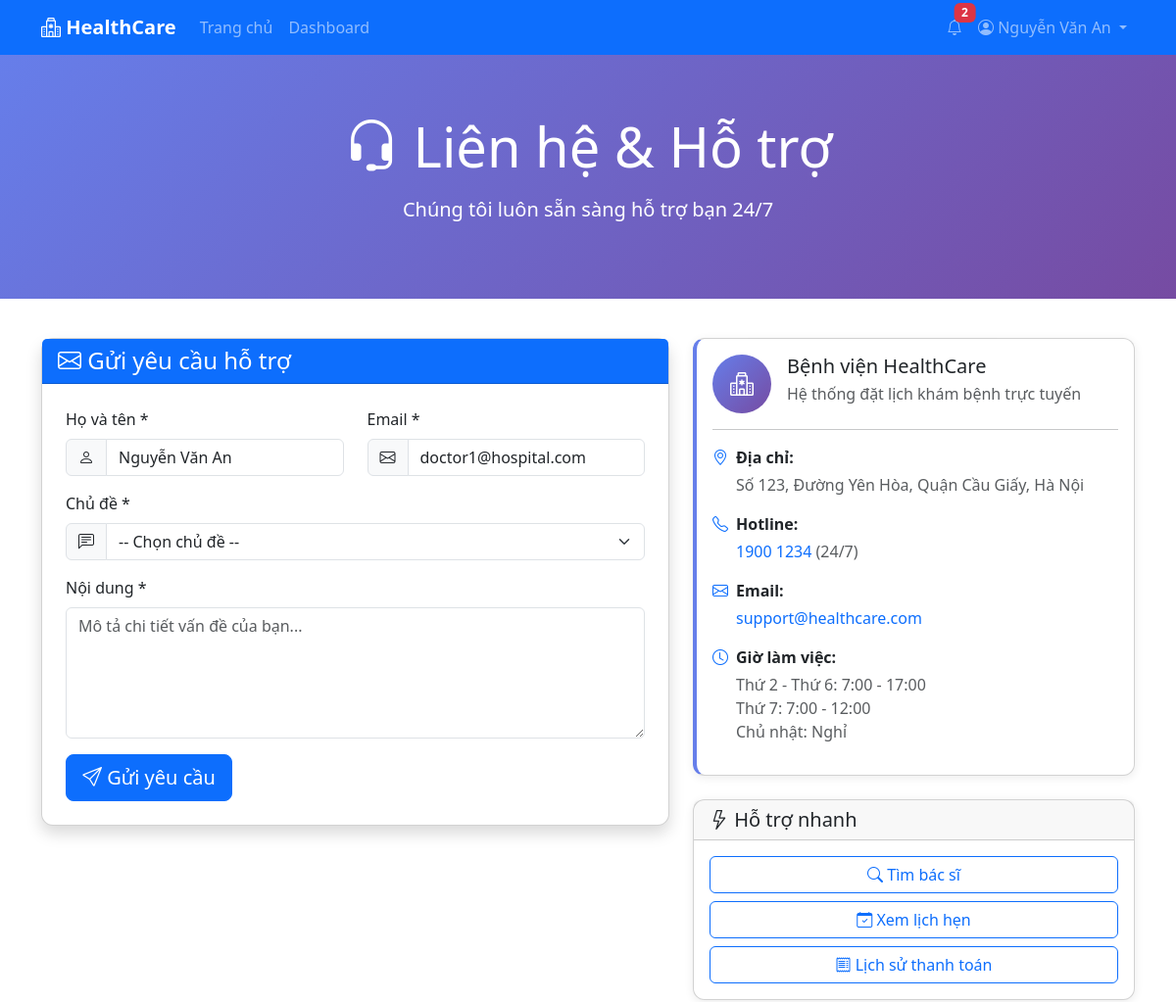
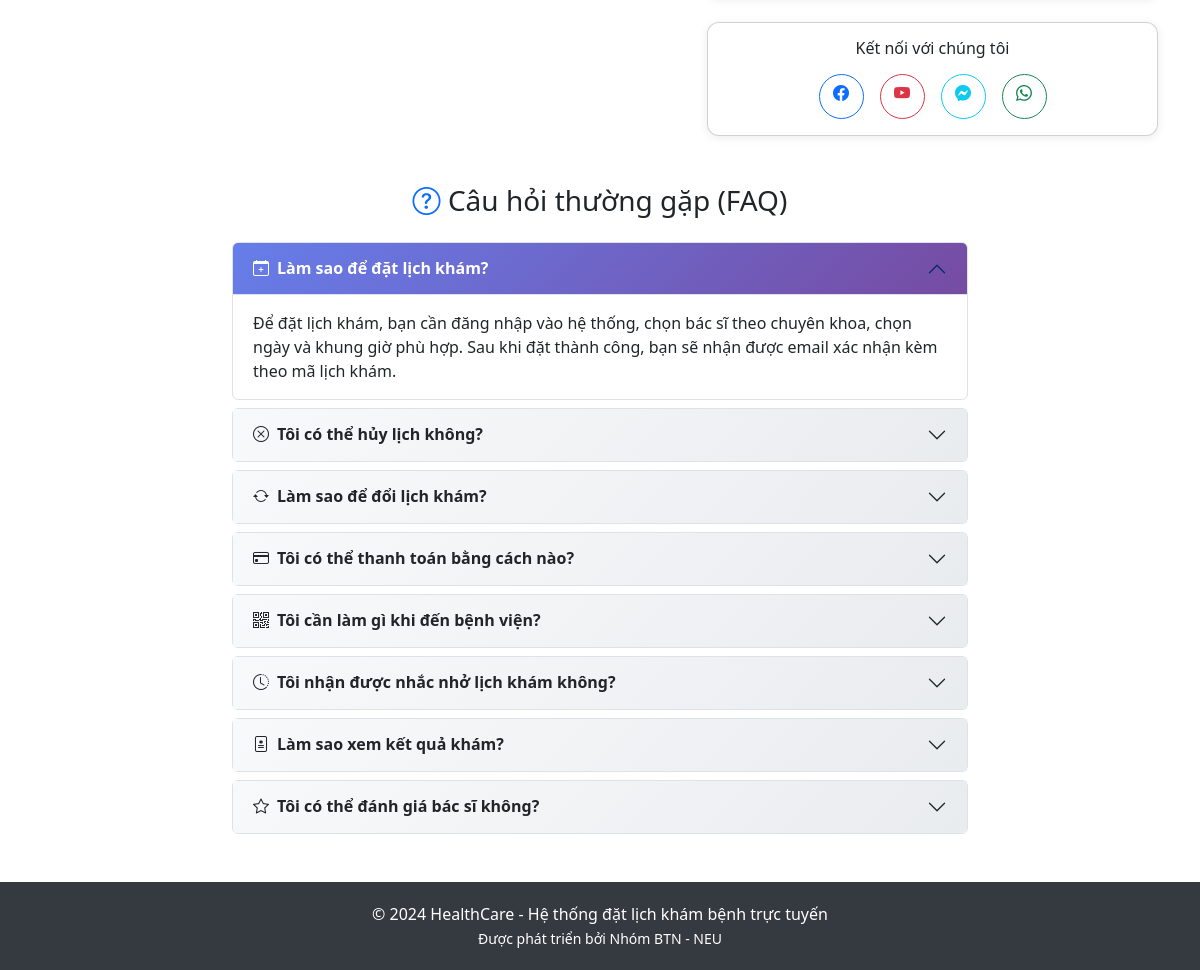
/contact/ (signed in), run on the app's committed database (2 pictures, top to bottom).
### accounts/models.py (models this page shows, shortened)
class User(AbstractUser):
    ROLE_CHOICES = [
        ('patient', 'Bệnh nhân'),
        ('doctor', 'Bác sĩ'),
        ('admin', 'Quản trị viên'),
    ]
    role = models.CharField(max_length=10, choices=ROLE_CHOICES, default='patient')
    phone = models.CharField(max_length=15, blank=True)
    address = models.TextField(blank=True)
    is_active = models.BooleanField(default=True)
    def is_patient(self):
        return self.role == 'patient'

### accounts/views.py (the view, shortened to what this page needs)
# urls.py: path('contact/', contact, name='contact'),
def contact(request):
    from django.views.decorators.http import require_http_methods
    return render(request, 'contact.html')

### templates/contact.html (shortened to what this page needs)
{% extends 'base.html' %}
{% block content %}
<section class="contact-hero">
    <div class="container text-center">
        <h1 class="display-4 mb-3"><i class="bi bi-headset"></i> Liên hệ & Hỗ trợ</h1>
        <p class="lead">Chúng tôi luôn sẵn sàng hỗ trợ bạn 24/7</p>
    </div>
</section>
<div class="container pb-5">
    <div class="row">
        <div class="col-lg-7 mb-4">
            <div class="card shadow">
                <div class="card-header bg-primary text-white">
                    <h4 class="mb-0"><i class="bi bi-envelope"></i> Gửi yêu cầu hỗ trợ</h4>
                </div>
                <div class="card-body p-4">
                    <form method="post">
                        <div class="row">
                            <div class="col-md-6 mb-3">
                                <label class="form-label">Họ và tên *</label>
                                <div class="input-group">
                                    <span class="input-group-text"><i class="bi bi-person"></i></span>
                                    <input type="text" name="name" class="form-control" required
                                           placeholder="Nhập họ tên của bạn"
                                           value="{{ request.user.get_full_name|default:'' }}">
                                </div>
                            </div>
                            <div class="col-md-6 mb-3">
                                <label class="form-label">Email *</label>
                                <div class="input-group">
                                    <span class="input-group-text"><i class="bi bi-envelope"></i></span>
                                    <input type="email" name="email" class="form-control" required
                                           placeholder="email@example.com"
                                           value="{{ request.user.email|default:'' }}">
                                </div>
                            </div>
                        </div>
                        <div class="mb-3">
                            <label class="form-label">Chủ đề *</label>
                            <div class="input-group">
                                <span class="input-group-text"><i class="bi bi-chat-left-text"></i></span>
                                <select name="subject" class="form-select" required>
                                    <option value="">-- Chọn chủ đề --</option>
                                </select>
                            </div>
                        </div>
                        <div class="mb-3">
                            <label class="form-label">Nội dung *</label>
                            <textarea name="message" class="form-control" rows="5" required
                                      placeholder="Mô tả chi tiết vấn đề của bạn..."></textarea>
                        </div>
                        <button type="submit" class="btn btn-primary btn-lg">
                            <i class="bi bi-send"></i> Gửi yêu cầu
                        </button>
                    </form>
                </div>
            </div>
        </div>
        <div class="col-lg-5">
            <div class="card mb-4 info-card">
                <div class="card-body">
                    <div class="d-flex align-items-start mb-3">
                        <div class="contact-icon me-3">
                            <i class="bi bi-hospital"></i>
                        </div>
                        <div>
                            <h5 class="mb-1">Bệnh viện HealthCare</h5>
                            <p class="text-muted mb-0">Hệ thống đặt lịch khám bệnh trực tuyến</p>
                        </div>
                    </div>
                    <hr>
                    <div class="mb-3">
                        <p class="mb-1"><i class="bi bi-geo-alt text-primary me-2"></i><strong>Địa chỉ:</strong></p>
                        <p class="text-muted ms-4">Số 123, Đường Yên Hòa, Quận Cầu Giấy, Hà Nội</p>
                    </div>
                    <div class="mb-3">
                        <p class="mb-1"><i class="bi bi-telephone text-primary me-2"></i><strong>Hotline:</strong></p>
                        <p class="ms-4">
                            <a href="tel:19001234" class="text-decoration-none">1900 1234</a>
                            <span class="text-muted">(24/7)</span>
                        </p>
                    </div>
                    <div class="mb-3">
                        <p class="mb-1"><i class="bi bi-envelope text-primary me-2"></i><strong>Email:</strong></p>
                        <p class="ms-4">
                            <a href="mailto:support@healthcare.com" class="text-decoration-none">support@healthcare.com</a>
                        </p>
                    </div>
                    <div class="mb-0">
                        <p class="mb-1"><i class="bi bi-clock text-primary me-2"></i><strong>Giờ làm việc:</strong></p>
                        <p class="text-muted ms-4">
                            Thứ 2 - Thứ 6: 7:00 - 17:00<br>
                            Thứ 7: 7:00 - 12:00<br>
                            Chủ nhật: Nghỉ
                        </p>
                    </div>
                </div>
            </div>
            <div class="card mb-4">
                <div class="card-header">
                    <h5 class="mb-0"><i class="bi bi-lightning"></i> Hỗ trợ nhanh</h5>
                </div>
                <div class="card-body">
                    <div class="d-grid gap-2">
                        <a href="{% url 'doctor_list' %}" class="btn btn-outline-primary">
                            <i class="bi bi-search"></i> Tìm bác sĩ
                        </a>
                        <a href="{% url 'my_appointments' %}" class="btn btn-outline-primary">
                            <i class="bi bi-calendar-check"></i> Xem lịch hẹn
                        </a>
                        <a href="{% url 'payment_history' %}" class="btn btn-outline-primary">
                            <i class="bi bi-receipt"></i> Lịch sử thanh toán
                        </a>
                    </div>
                </div>
            </div>
            <div class="card">
                <div class="card-body text-center">
                    <h6 class="mb-3">Kết nối với chúng tôi</h6>
                    <div class="d-flex justify-content-center gap-3">
                        <a href="#" class="btn btn-outline-primary rounded-circle" style="width: 45px; height: 45px;">
                            <i class="bi bi-facebook"></i>
                        </a>
                        <a href="#" class="btn btn-outline-danger rounded-circle" style="width: 45px; height: 45px;">
                            <i class="bi bi-youtube"></i>
                        </a>
                        <a href="#" class="btn btn-outline-info rounded-circle" style="width: 45px; height: 45px;">
                            <i class="bi bi-messenger"></i>
                        </a>
                        <a href="#" class="btn btn-outline-success rounded-circle" style="width: 45px; height: 45px;">
                            <i class="bi bi-whatsapp"></i>
                        </a>
                    </div>
                </div>
            </div>
        </div>
    </div>
    <div class="row mt-5">
        <div class="col-12">
            <h3 class="mb-4 text-center"><i class="bi bi-question-circle text-primary"></i> Câu hỏi thường gặp (FAQ)</h3>
        </div>
    </div>
    <div class="row">
        <div class="col-lg-8 mx-auto">
            <div class="accordion faq-accordion" id="faqAccordion">
                <div class="accordion-item mb-2 border rounded">
                    <h2 class="accordion-header" id="headingOne">
                        <button class="accordion-button" type="button" data-bs-toggle="collapse" data-bs-target="#collapseOne">
                            <i class="bi bi-calendar-plus me-2"></i> Làm sao để đặt lịch khám?
                        </button>
                    </h2>
                    <div id="collapseOne" class="accordion-collapse collapse show" data-bs-parent="#faqAccordion">
                        <div class="accordion-body">
                            Để đặt lịch khám, bạn cần đăng nhập vào hệ thống, chọn bác sĩ theo chuyên khoa,
                            chọn ngày và khung giờ phù hợp. Sau khi đặt thành công, bạn sẽ nhận được email xác nhận
                            kèm theo mã lịch khám.
                        </div>
                    </div>
                </div>
                <div class="accordion-item mb-2 border rounded">
                    <h2 class="accordion-header" id="headingTwo">
                        <button class="accordion-button collapsed" type="button" data-bs-toggle="collapse" data-bs-target="#collapseTwo">
                            <i class="bi bi-x-circle me-2"></i> Tôi có thể hủy lịch không?
                        </button>
                    </h2>
                </div>
                <div class="accordion-item mb-2 border rounded">
                    <h2 class="accordion-header" id="headingThree">
                        <button class="accordion-button collapsed" type="button" data-bs-toggle="collapse" data-bs-target="#collapseThree">
                            <i class="bi bi-arrow-repeat me-2"></i> Làm sao để đổi lịch khám?
                        </button>
                    </h2>
                </div>
                <div class="accordion-item mb-2 border rounded">
                    <h2 class="accordion-header" id="headingFour">
                        <button class="accordion-button collapsed" type="button" data-bs-toggle="collapse" data-bs-target="#collapseFour">
                            <i class="bi bi-credit-card me-2"></i> Tôi có thể thanh toán bằng cách nào?
                        </button>
                    </h2>
                </div>
                <div class="accordion-item mb-2 border rounded">
                    <h2 class="accordion-header" id="headingFive">
                        <button class="accordion-button collapsed" type="button" data-bs-toggle="collapse" data-bs-target="#collapseFive">
                            <i class="bi bi-qr-code me-2"></i> Tôi cần làm gì khi đến bệnh viện?
                        </button>
                    </h2>
                </div>
                <div class="accordion-item mb-2 border rounded">
                    <h2 class="accordion-header" id="headingSix">
                        <button class="accordion-button collapsed" type="button" data-bs-toggle="collapse" data-bs-target="#collapseSix">
                            <i class="bi bi-clock-history me-2"></i> Tôi nhận được nhắc nhở lịch khám không?
                        </button>
                    </h2>
                </div>
                <div class="accordion-item mb-2 border rounded">
                    <h2 class="accordion-header" id="headingSeven">
                        <button class="accordion-button collapsed" type="button" data-bs-toggle="collapse" data-bs-target="#collapseSeven">
                            <i class="bi bi-file-medical me-2"></i> Làm sao xem kết quả khám?
                        </button>
                    </h2>
                </div>
                <div class="accordion-item border rounded">
                    <h2 class="accordion-header" id="headingEight">
                        <button class="accordion-button collapsed" type="button" data-bs-toggle="collapse" data-bs-target="#collapseEight">
                            <i class="bi bi-star me-2"></i> Tôi có thể đánh giá bác sĩ không?
                        </button>
                    </h2>
                </div>
            </div>
        </div>
    </div>
</div>
{% endblock %}

### templates/base.html (shortened to what this page needs)
<!DOCTYPE html>
<html lang="vi">
<head>
    <link href="https://cdn.jsdelivr.net/npm/bootstrap@5.3.0/dist/css/bootstrap.min.css" rel="stylesheet">
    <link href="https://cdn.jsdelivr.net/npm/bootstrap-icons@1.10.0/font/bootstrap-icons.css" rel="stylesheet">
</head>
<body>
    <nav class="navbar navbar-expand-lg navbar-dark bg-primary">
        <div class="container">
            <a class="navbar-brand" href="{% url 'home' %}">
                <i class="bi bi-hospital"></i> HealthCare
            </a>
            <div class="collapse navbar-collapse" id="navbarNav">
                <ul class="navbar-nav me-auto">
                    <li class="nav-item">
                        <a class="nav-link" href="{% url 'home' %}">Trang chủ</a>
                    </li>
                    {% if user.is_authenticated %}
                        <li class="nav-item">
                            <a class="nav-link" href="{% url 'dashboard' %}">Dashboard</a>
                        </li>
                    {% endif %}
                </ul>
                <ul class="navbar-nav">
                    {% if user.is_authenticated %}
                        <li class="nav-item dropdown">
                            <a class="nav-link position-relative" href="#" id="notificationDropdown" role="button" data-bs-toggle="dropdown">
                                <i class="bi bi-bell"></i>
                                <span class="badge bg-danger notification-badge" id="notificationCount" style="display: none;">0</span>
                            </a>
                        </li>
                        <li class="nav-item dropdown">
                            <a class="nav-link dropdown-toggle" href="#" id="userDropdown" role="button" data-bs-toggle="dropdown">
                                <i class="bi bi-person-circle"></i>
                                <span class="d-none d-md-inline">{{ user.get_full_name|default:user.username }}</span>
                            </a>
                        </li>
                    {% endif %}
                </ul>
            </div>
        </div>
    </nav>
    <main>
        {% block content %}{% endblock %}
    </main>
    <footer>
        <div class="container text-center">
            <p class="mb-0">&copy; 2024 HealthCare - Hệ thống đặt lịch khám bệnh trực tuyến</p>
            <small>Được phát triển bởi Nhóm BTN - NEU</small>
        </div>
    </footer>
</body>
</html>

### templates/base.html (style rules this page uses)
:root { --primary-gradient: linear-gradient(135deg, #667eea 0%, #764ba2 100%); --primary-color: #667eea; }
* { -webkit-tap-highlight-color: transparent; }
body { min-height: 100vh; display: flex; flex-direction: column; font-size: 16px; }
.navbar-brand { font-weight: bold; }
.card { transition: transform 0.2s; border-radius: 12px; box-shadow: 0 2px 10px rgba(0,0,0,0.08); }
footer { margin-top: auto; background-color: #343a40; color: white; padding: 20px 0; }
.notification-badge { position: absolute; top: 0; right: 0; transform: translate(25%, -25%); }
.navbar { position: sticky; top: 0; z-index: 1030; }

### templates/contact.html (style rules this page uses)
.contact-hero { background: linear-gradient(135deg, #667eea 0%, #764ba2 100%); color: white; padding: 60px 0; margin-bottom: 40px; }
.faq-accordion .accordion-button { background: linear-gradient(135deg, #f8f9fa 0%, #e9ecef 100%); font-weight: 600; }
.faq-accordion .accordion-button:not(.collapsed) { background: linear-gradient(135deg, #667eea 0%, #764ba2 100%); color: white; }
.contact-icon { width: 60px; height: 60px; background: linear-gradient(135deg, #667eea 0%, #764ba2 100%); border-radius: 50%; display: flex; align-items: center; justify-content: center; color: white; font-size: 24px; }
.info-card { border-left: 4px solid #667eea; transition: transform 0.2s; }

### data on the page
User: get_full_name "Nguyễn Văn An", name "Nguyễn Văn An", email "doctor1@hospital.com"
